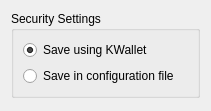
<ui version="4.0" >
 <class>GeneralSettings</class>
 <widget class="QWidget" name="GeneralSettings" >
  <property name="geometry" >
   <rect>
    <x>0</x>
    <y>0</y>
    <width>211</width>
    <height>111</height>
   </rect>
  </property>
  <property name="windowTitle" >
   <string>General Settings</string>
  </property>
  <layout class="QVBoxLayout" name="verticalLayout_2" >
   <item>
    <widget class="QGroupBox" name="securitySettings" >
     <property name="title" >
      <string>Security Settings</string>
     </property>
     <layout class="QVBoxLayout" name="verticalLayout" >
      <item>
       <widget class="QRadioButton" name="kcfg_saveEncrypted" >
        <property name="toolTip" >
         <string>Save encrypted using KWallet</string>
        </property>
        <property name="whatsThis" >
         <string>If this button is checked, the program will encrypt the server and login information using KWallet to save it securely</string>
        </property>
        <property name="text" >
         <string>Save using KWallet</string>
        </property>
        <property name="checked" >
         <bool>true</bool>
        </property>
       </widget>
      </item>
      <item>
       <widget class="QRadioButton" name="kcfg_saveUnencrypted" >
        <property name="toolTip" >
         <string>Save unencrypted in the programs configuration file</string>
        </property>
        <property name="whatsThis" >
         <string>If this option is checked, the program will store the server and login information in the programs configuration file. This is insecure, and anyone with access to your home directory can read your login information.</string>
        </property>
        <property name="text" >
         <string>Save in configuration file</string>
        </property>
       </widget>
      </item>
     </layout>
    </widget>
   </item>
   <item>
    <spacer name="verticalSpacer" >
     <property name="orientation" >
      <enum>Qt::Vertical</enum>
     </property>
     <property name="sizeHint" stdset="0" >
      <size>
       <width>20</width>
       <height>26</height>
      </size>
     </property>
    </spacer>
   </item>
  </layout>
 </widget>
 <resources/>
 <connections/>
</ui>
